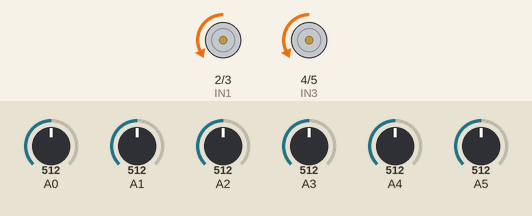
Recording of a sketch running on a simulated Arduino Uno, built with avr-gcc and run on an emulated ATmega328P. On the bench: motor-driver pin pairs drawn as motors (green arrow = first pin HIGH = forward, orange = second pin HIGH = backward, longer = more drive). Inputs (shaded band) come from the test bench; at power-on: A0 = 512, A5 = 512, A1 = 512, A2 = 512, A3 = 512, A4 = 512. What the sketch prints to the serial monitor is not drawn.

Above: at 3.2 s.
3.3 s: A0 set to 539
4.8 s: A0 set to 557
At 5.6 s:
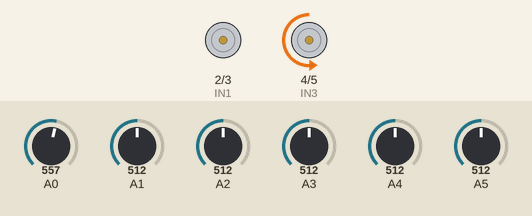
6.3 s: A5 set to 532
7.8 s: A5 set to 567
At 8.9 s:
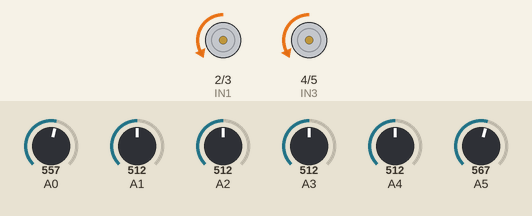
9.3 s: A1 set to 484
At 10.1 s:
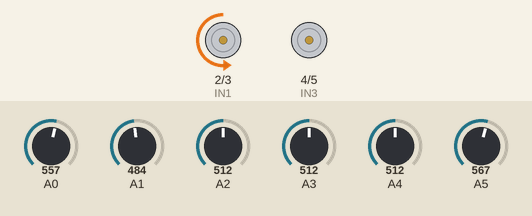
10.8 s: A1 set to 716
At 11.3 s:
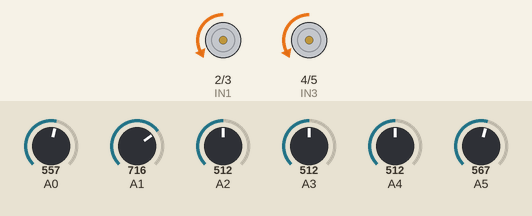
Timing chart, 0 to 13.3 s (numbered marks = the images above; inputs shaded):
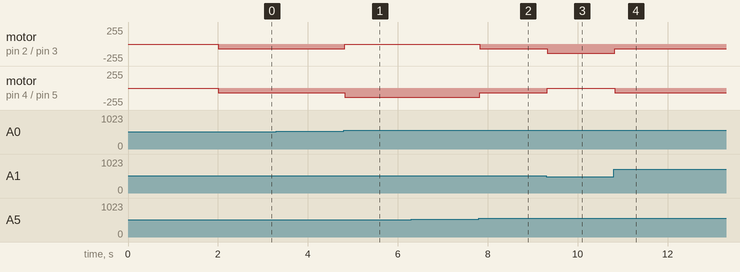

Measured:
- the behaviour switches between 549 and 550 on A0 (found by bisection; images 0 and 1)
- the behaviour switches between 549 and 550 on A5 (found by bisection; images 1 and 2)
- the behaviour switches between 500 and 499 on A1 (found by bisection; images 2 and 3)
- after the input at 4.8 s, motor on pin 2 (IN1) / pin 3 (IN2): backward 70/255 → stopped at once; motor on pin 4 (IN3) / pin 5 (IN4): backward 70/255 → backward 140/255 at once
- after the input at 7.8 s, motor on pin 2 (IN1) / pin 3 (IN2): stopped → backward 70/255 at once; motor on pin 4 (IN3) / pin 5 (IN4): backward 140/255 → backward 70/255 at once
- after the input at 9.3 s, motor on pin 2 (IN1) / pin 3 (IN2): backward 70/255 → backward 140/255 at once; motor on pin 4 (IN3) / pin 5 (IN4): backward 70/255 → stopped at once
- after the input at 10.8 s, motor on pin 2 (IN1) / pin 3 (IN2): backward 140/255 → backward 70/255 at once; motor on pin 4 (IN3) / pin 5 (IN4): stopped → backward 70/255 at once

The sketch:

LED_flight_lights_ver2.ino
```cpp
#include <cmath>

// Âõîäû äðàéâåðà äâèãàòåëÿ è ñîîòâåòñòâóþùèå ïèíû àäðóèíû
#define IN1 2
#define IN2 3
#define IN3 4
#define IN4 5

// äåëèòåëü äëÿ ñãëàæèâàíèÿ (çàãóáëåíèÿ) äàò÷èêîâ
#define smooth 50
// ïðîòèâ ÷àñîâîé ñòðåëêè
#define CCW -1
// ïî ÷àñîâîé ñòðåëêå
#define CW 1
// ìàêñ. çíà÷åíèå êàëèáðîâàííîãî äàò÷èêà
#define Kmax2 1000
#define Kmax 20

// ñêîðîñòü äâèãàòåëåé ïðè êàëèáðîâêå
#define CalSpeed 100

int SensMin[6] = {2000, 2000, 2000, 2000, 2000, 2000};
int SensMax[6] = {0};
int Sens[6] = {0};
float KK[6] = {0.0};
int k = 0;

int prevP = 0;
int P;
int I;

float Speed = 70;
float dSpeed = 1;
float minSpeed = 80;
float maxSpeed = 150;

// ôóíêöèÿ ïîâîðîòà ðîáîòà íà ìåñòå
// direction - íàïðàâëåíèå ïîâîðîòà, time - âðåìÿ ðàáîòû äâèãàòåëåé
void Rotation(int dir, int time) {
   if (dir == CW) {
     digitalWrite(IN1,LOW);
     analogWrite(IN2,CalSpeed);
     digitalWrite(IN3,HIGH);
     analogWrite(IN4,255-CalSpeed);
   } else {
     digitalWrite(IN1,HIGH);
     analogWrite(IN2,255-CalSpeed);
     digitalWrite(IN3,LOW);
     analogWrite(IN4,CalSpeed);
   }
   delay(time);
   // ñòîï
   digitalWrite(IN1,LOW);
   analogWrite(IN2,0);
   digitalWrite(IN3,LOW);
   analogWrite(IN4,0);
}

void Calibration(int Pin1, int PinN) {

   Serial.println("Calibration start");

   int tempS; // ñóììà ïîêàçàíèé äàò÷èêîâ äëÿ îïðåäåëåíèÿ ïîëîæåíèÿ èõ âñåõ íà áåëîì ïîëå
   boolean black = false; // õîòü îäèí äàò÷èê, íî íà ëèíèè
   boolean Cend = false; // îêîí÷àíèå êàëèáðîâêè
   int Dir = CCW; // íàïðàâëåíèå ïîâîðîòà ðîáîòà
   int NL = 0; // ÷èñëî ïåðåñå÷åíèé ëèíèè ïðè ïîâîðîòå ïî ÷àñîâîé ñòðåëêå

   while (!Cend) {
     tempS = 0;
     for (int i = 0; i < PinN; i++)
     {
       int temp = analogRead(Pin1+i) / smooth;      // íå çàáûâàåì "ãóáèòü" òî÷íîñòü äàò÷èêà
       if (temp < SensMin[i])  SensMin[i] = temp;
       if (temp > SensMax[i])  SensMax[i] = temp;
       tempS += temp / 3; // ñóììà î÷åíü çàãóáëåííûõ ïîêàçàíèé äàò÷èêîâ
     }
     // åñëè ñòîèì íà áåëîì
     if (tempS == 0) {
       // åñëè ïåðåä ýòèì áûëà ÷åðíàÿ ëèíèÿ è âðàùàëèñü ïðîòèâ ÷àñîâîé ñòðåëêè, òî íà÷èíàåì âðàùàòüñÿ ïî ÷àñîâîé
       if ((black) && (Dir == CCW) && (NL == 0)) {black = false; Dir = CW; NL++;}
       // åñëè ïåðåä ýòèì áûëà òîëüêî îäíà ÷åðíàÿ ëèíèÿ è âðàùàëèñü ïî ÷àñîâîé ñòðåëêè, òî ïðîäîëæàåì âðàùàòüñÿ
       if ((black) && (Dir == CW) && (NL == 1)) {black = false; NL++;}
       // åñëè ïåðåä ýòèì áûëî "äâå" ÷åðíûõ ëèíèè è âðàùàëèñü ïî ÷àñîâîé ñòðåëêè, òî âîçâðàùàåìñÿ â èñõîäíîå ïîëîæåíèå
       if ((black) && (Dir == CW) && (NL == 2)) {black = false; Dir = CCW; NL++;}
       // åñëè ïåðåä ýòèì áûëè óæå "âñå" ÷åðíûå ëèíèè è âðàùàëèñü ïðîòèâ ÷àñîâîé ñòðåëêè, òî êàëèáðîâêà çàâåðøåíà
       if ((black) && (Dir == CCW) && (NL == 3)) {Cend = true;}
     } else {
       // åñëè íà ÷åðíîì (ò.å. tempS <> 0)
       black = true;
     }
     Rotation(Dir, 40); // ïîâîðîò â òå÷åíèè 40 ìñ
   }
   // Âû÷èñëÿåì êîýôôèöèåíòû êàëèáðîâêè
   for (int i = 0; i < PinN; i++) {
     KK[i] = (float)Kmax / (SensMax[i]-SensMin[i]);
     Serial.print(SensMin[i]);
     Serial.print(", ");
     Serial.print(SensMax[i]);
     Serial.print(", ");
     Serial.println(KK[i]);
   }

   Serial.println("Calibration end");
}

// Ýìóëèðîâàííûå äàííûå êàëèáðîâêè
void CalibrationEmul2(int Pin1, int PinN) {
   KK[0]=Kmax * 1.25 / 20; SensMin[0]=0;
   KK[1]=Kmax * 1.67 / 20; SensMin[1]=0;
   KK[2]=Kmax * 1.33 / 20; SensMin[2]=0;
   KK[3]=Kmax * 1.54 / 20; SensMin[3]=0;
   KK[4]=Kmax * 1.82 / 20; SensMin[4]=0;
   KK[5]=Kmax * 1.25 / 20; SensMin[5]=0;
   Serial.println("CalibrationEmul completed");
}

void CalibrationEmul(int Pin1, int PinN) {
   KK[0]=1.25; SensMin[0]=0;
   KK[1]=1.67; SensMin[1]=0;
   KK[2]=1.33; SensMin[2]=0;
   KK[3]=1.54; SensMin[3]=0;
   KK[4]=1.82; SensMin[4]=0;
   KK[5]=1.25; SensMin[5]=0;
   Serial.println("CalibrationEmul completed");
}

// 1-ûé âàðèàíò
unsigned int sensorsRead(int i0, int i1, int i2, boolean white_line) {
  unsigned int sum;
  int k0,k1,k2;

//  readCalibrated(sensor_values, readMode);
  /*
  012
  ---
  001 1
  002 2
  003 3
  013 4
  023 5
  033 6
  032 7
  031 8
  030 9
  130 10
  230 11
  330 12
  320 13
  310 14
  300 15
  */
  k0 = Sens[i0] / Kmax;
  k1 = Sens[i1] / Kmax;
  k2 = Sens[i2] / Kmax;
//  Serial.println("----");
//  Serial.println(k0);
//  Serial.println(k1);
//  Serial.println(k2);
  if (Sens[0]==0) sum = k2 * (Sens[i2]+Sens[i1]) + (1-k2) * Sens[i2] + k1 * (3*Sens[i1]-Sens[i2]);
  else            sum = k0 * (5*Sens[i0]-Sens[i1]) + (1-k0) * (3*Sens[i1]+Sens[i0]);
//  Serial.println(sum);
  return sum;
}

void setup() {
  pinMode(IN1, OUTPUT);
  pinMode(IN3, OUTPUT);
  digitalWrite(IN1, LOW);
  digitalWrite(IN3, LOW);

  Serial.begin(9600);

  delay(1000);        // ïîñëå âêëþ÷åíèÿ ñåêóíäó ïðîñòî æäåì
  //Calibration(A0, 6); // Êàëèáðîâêà äàò÷èêîâ
  CalibrationEmul(A0, 6); // Êàëèáðîâêà äàò÷èêîâ
  delay(1000);        // Íàäî áóäåò ñäåëàòü êíîïêó è îæèäàíèå å¸ íàæàòèÿ

}

void loop() {
  //Serial.println("Sensors:");
  for (int i = 0; i < 6; i++)
  {
     Sens[i] = KK[i] * ((analogRead(A0 + i) / smooth) - SensMin[i]);
     if (Sens[i] > Kmax-5) Sens[i] = Kmax;
     //Serial.println(Sens[i]);
  }

  // Ñ÷èòûâàåì äàò÷èêè è îïðåäåëÿåì ïîëîæåíèå ëèíèè îòíîñèòåëüíî èõ:
  int posL = sensorsRead(0, 1, 2, false); // ìèíóñ
  int posR = sensorsRead(5, 4, 3, false); // ïëþñ
  if (abs(posL) > abs(posR)) posR = 0;
  else if (abs(posR) > abs(posL)) posL = 0;

  P = 1.75 * (posR - posL);

  //I+=P;

  int D = P - prevP;

  int R = P; //+ I/100  + D;
  int tempL, tempR;

  // Îãðàíè÷èâàåì ñêîðîñòü:
  if (R >  Speed) R =  (int)Speed;
  if (R < -Speed) R = (int)-Speed;

  Serial.println(P);
  Serial.println(I);
  Serial.println(D);
  Serial.println("----");

  // Óïðàâëÿåì äâèãàòåëÿìè:

  if (((int)Speed + R) > 255) tempL = 255;
  else if (((int)Speed + R) < 0) tempL = 0;
  else tempL = (int)Speed + R;

  if (((int)Speed - R) > 255) tempR = 255;
  else if (((int)Speed - R) < 0) tempR = 0;
  else tempR = (int)Speed - R;

  Motors(tempL, tempR);

  prevP = P;

  //delay(400);
}

void Motors(int SpeedL, int SpeedR) {
  //digitalWrite(IN1,LOW);
  analogWrite(IN2, SpeedL);
  //digitalWrite(IN3,LOW);
  analogWrite(IN4, SpeedR);
  delay(1);
}
```
